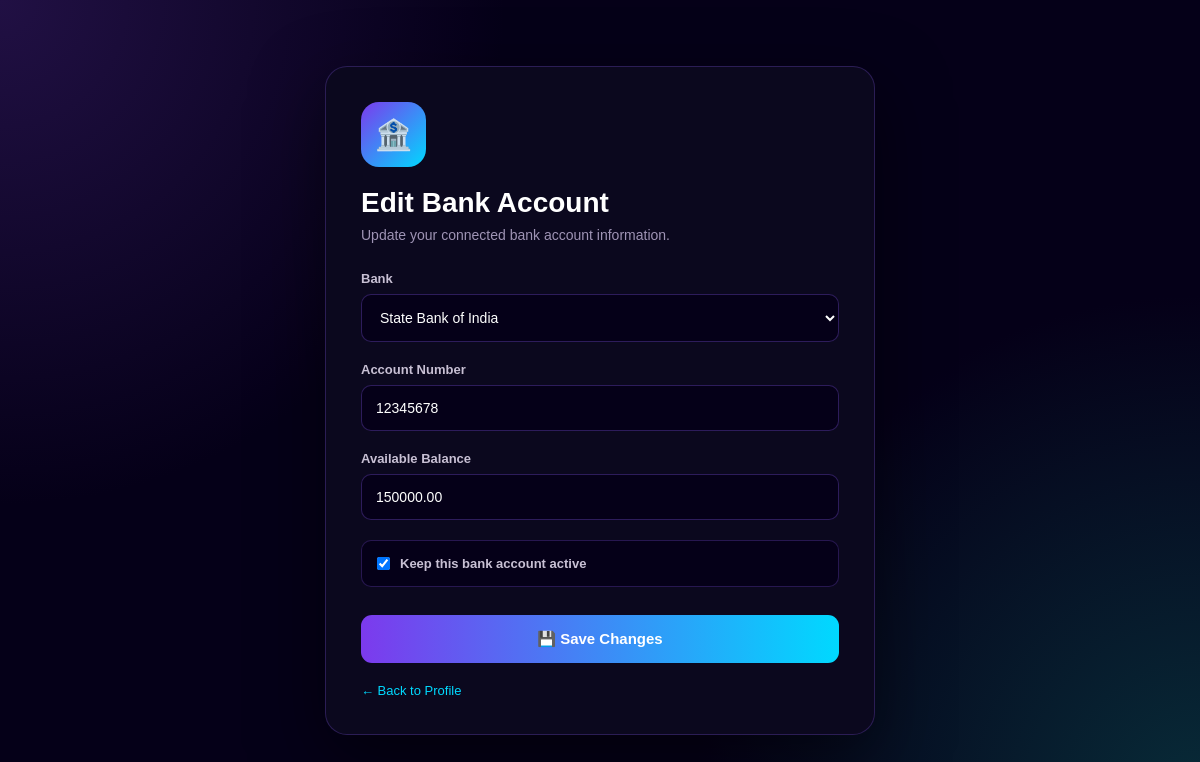
The page /edit-bank-account/1/ (signed in) on the database its author committed.
### accounts/models.py (models this page shows)
class BankAccount(models.Model):
    BANK_CHOICES = [
        ('SBI', 'State Bank of India'),
        ('HDFC', 'HDFC Bank'),
        ('ICICI', 'ICICI Bank'),
    ]
    user = models.ForeignKey(
    settings.AUTH_USER_MODEL,
    on_delete=models.CASCADE,
    related_name='bank_accounts'
    )
    bank_name = models.CharField(
        max_length=20,
        choices=BANK_CHOICES
    )
    account_number = models.CharField(
        max_length=20
    )
    balance = models.DecimalField(
        max_digits=12,
        decimal_places=2,
        default=0
    )
    is_active = models.BooleanField(
        default=True
    )
    created_at = models.DateTimeField(
        auto_now_add=True
    )

### accounts/views.py (the view, shortened to what this page needs)
@login_required
def edit_bank_account(request, account_id):
    account = BankAccount.objects.filter(
        id=account_id,
        user=request.user
    ).first()
    if not account:
        return redirect('my_profile')
    return render(
        request,
        'dashboard/edit_bank_account.html',
        {
            'account': account
        }
    )

### templates/dashboard/edit_bank_account.html (shortened to what this page needs)
<!DOCTYPE html>
<html lang="en">
<head>
</head>
<body>
<div class="card">
    <div class="icon">
        🏦
    </div>
    <h1>
        Edit Bank Account
    </h1>
    <p class="subtitle">
        Update your connected bank account
        information.
    </p>
    <form method="post">
        <div class="form-group">
            <label for="bank_name">
                Bank
            </label>
            <select
                id="bank_name"
                name="bank_name"
                required
            >
                <option value="SBI"
                    {% if account.bank_name == "SBI" %}
                        selected
                    {% endif %}
                >
                    State Bank of India
                </option>
            </select>
        </div>
        <div class="form-group">
            <label for="account_number">
                Account Number
            </label>
            <input
                type="text"
                id="account_number"
                name="account_number"
                value="{{ account.account_number }}"
                maxlength="20"
                required
            >
        </div>
        <div class="form-group">
            <label for="balance">
                Available Balance
            </label>
            <input
                type="number"
                id="balance"
                name="balance"
                value="{{ account.balance }}"
                min="0"
                step="0.01"
                required
            >
        </div>
        <div class="status-box">
            <input
                type="checkbox"
                id="is_active"
                name="is_active"
                {% if account.is_active %}
                    checked
                {% endif %}
            >
            <label for="is_active">
                Keep this bank account active
            </label>
        </div>
        <button
            type="submit"
            class="button"
        >
            💾 Save Changes
        </button>
    </form>
    <a
        href="{% url 'my_profile' %}"
        class="back"
    >
        ← Back to Profile
    </a>
</div>
</body>
</html>

### templates/dashboard/edit_bank_account.html (style rules this page uses)
* { box-sizing: border-box; margin: 0; padding: 0; }
body { min-height: 100vh; font-family: Arial, sans-serif; background: radial-gradient( circle at top left, #211044, transparent 35% ), radial-gradient( circle at bottom right, #082b38, transparent 35% ), #050018; color: white; display: flex; align-items: center; justify-content: center; padding: 30px; }
.card { width: 100%; max-width: 550px; background: #0b081e; border: 1px solid rgba(139,92,246,0.25); border-radius: 22px; padding: 35px; box-shadow: 0 25px 70px rgba(0,0,0,0.5); }
.icon { width: 65px; height: 65px; border-radius: 18px; display: flex; align-items: center; justify-content: center; font-size: 30px; background: linear-gradient( 135deg, #7c3aed, #00d9ff ); margin-bottom: 20px; }
h1 { font-size: 28px; margin-bottom: 8px; }
.subtitle { color: #9f94b5; font-size: 14px; margin-bottom: 28px; }
.form-group { margin-bottom: 20px; }
label { display: block; color: #c8c0d4; font-size: 13px; font-weight: 600; margin-bottom: 8px; }
input, select { width: 100%; padding: 14px; background: #050018; border: 1px solid rgba(139,92,246,0.3); border-radius: 10px; color: white; outline: none; font-size: 14px; }
select option { background: #0b081e; color: white; }
.status-box { display: flex; align-items: center; gap: 10px; padding: 15px; background: #050018; border-radius: 10px; border: 1px solid rgba(139,92,246,0.25); margin-bottom: 20px; }
.status-box input { width: auto; }
.status-box label { margin: 0; cursor: pointer; }
.button { width: 100%; border: none; padding: 15px; border-radius: 11px; background: linear-gradient( 90deg, #7c3aed, #00d9ff ); color: white; font-size: 15px; font-weight: 700; cursor: pointer; margin-top: 8px; }
.back { display: inline-block; margin-top: 20px; color: #00d9ff; text-decoration: none; font-size: 13px; }

### rows shown on the page
BankAccount: bank_name "State Bank of India", account_number "12345678", balance "150000.00", is_active "☑"
